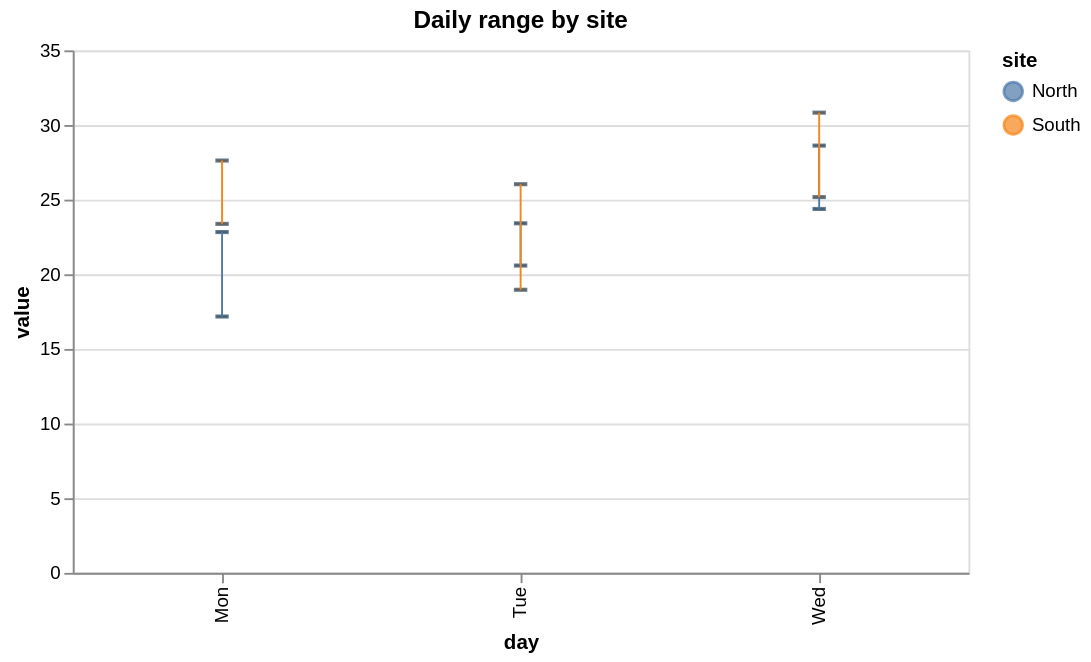

Write a Vega-Lite specification for this figure.
### Vega-Lite specification from a JSON file in a GitHub repository (floating-point values rounded to 4 significant figures)
{"$schema": "https://vega.github.io/schema/vega-lite/v6.json", "width": 480, "height": 280, "title": "Daily range by site", "mark": {"type": "errorbar", "extent": "stdev", "ticks": {"stroke": "#29445c", "strokeWidth": 1.2, "size": 6}}, "data": {"values": [{"day": "Mon", "site": "North", "value": 18}, {"day": "Mon", "site": "North", "value": 22}, {"day": "Mon", "site": "South", "value": 24}, {"day": "Mon", "site": "South", "value": 27}, {"day": "Tue", "site": "North", "value": 21}, {"day": "Tue", "site": "North", "value": 23}, {"day": "Tue", "site": "South", "value": 20}, {"day": "Tue", "site": "South", "value": 25}, {"day": "Wed", "site": "North", "value": 25}, {"day": "Wed", "site": "North", "value": 28}, {"day": "Wed", "site": "South", "value": 26}, {"day": "Wed", "site": "South", "value": 30}]}, "encoding": {"x": {"field": "day", "type": "nominal"}, "y": {"field": "value", "type": "quantitative"}, "color": {"field": "site", "type": "nominal"}}}
